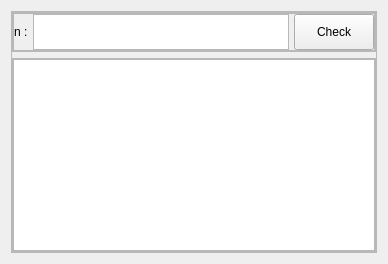
            <widget class="QWidget" name="tabNGram">
             <attribute name="title">
              <string>N-gram</string>
             </attribute>
             <layout class="QVBoxLayout" name="verticalLayout_15">
              <item>
               <widget class="QFrame" name="frame_17">
                <property name="frameShape">
                 <enum>QFrame::StyledPanel</enum>
                </property>
                <property name="frameShadow">
                 <enum>QFrame::Raised</enum>
                </property>
                <layout class="QVBoxLayout" name="verticalLayout_16">
                 <property name="leftMargin">
                  <number>0</number>
                 </property>
                 <property name="topMargin">
                  <number>0</number>
                 </property>
                 <property name="rightMargin">
                  <number>0</number>
                 </property>
                 <property name="bottomMargin">
                  <number>0</number>
                 </property>
                 <item>
                  <widget class="QFrame" name="frame_18">
                   <property name="maximumSize">
                    <size>
                     <width>16777215</width>
                     <height>40</height>
                    </size>
                   </property>
                   <property name="frameShape">
                    <enum>QFrame::StyledPanel</enum>
                   </property>
                   <property name="frameShadow">
                    <enum>QFrame::Raised</enum>
                   </property>
                   <layout class="QVBoxLayout" name="verticalLayout_17">
                    <property name="spacing">
                     <number>0</number>
                    </property>
                    <property name="leftMargin">
                     <number>0</number>
                    </property>
                    <property name="topMargin">
                     <number>0</number>
                    </property>
                    <property name="rightMargin">
                     <number>0</number>
                    </property>
                    <property name="bottomMargin">
                     <number>0</number>
                    </property>
                    <item>
                     <widget class="QFrame" name="frame_20">
                      <property name="maximumSize">
                       <size>
                        <width>16777215</width>
                        <height>40</height>
                       </size>
                      </property>
                      <property name="frameShape">
                       <enum>QFrame::StyledPanel</enum>
                      </property>
                      <property name="frameShadow">
                       <enum>QFrame::Raised</enum>
                      </property>
                      <layout class="QHBoxLayout" name="horizontalLayout_10">
                       <property name="spacing">
                        <number>5</number>
                       </property>
                       <property name="leftMargin">
                        <number>0</number>
                       </property>
                       <property name="topMargin">
                        <number>0</number>
                       </property>
                       <property name="rightMargin">
                        <number>0</number>
                       </property>
                       <property name="bottomMargin">
                        <number>0</number>
                       </property>
                       <item>
                        <widget class="QLabel" name="label_14">
                         <property name="text">
                          <string>n :</string>
                         </property>
                        </widget>
                       </item>
                       <item>
                        <widget class="QTextEdit" name="editNGram">
                         <property name="sizePolicy">
                          <sizepolicy hsizetype="Expanding" vsizetype="Expanding">
                           <horstretch>0</horstretch>
                           <verstretch>0</verstretch>
                          </sizepolicy>
                         </property>
                        </widget>
                       </item>
                       <item>
                        <widget class="QPushButton" name="btnNCheck">
                         <property name="maximumSize">
                          <size>
                           <width>16777215</width>
                           <height>40</height>
                          </size>
                         </property>
                         <property name="text">
                          <string>Check</string>
                         </property>
                        </widget>
                       </item>
                      </layout>
                     </widget>
                    </item>
                   </layout>
                  </widget>
                 </item>
                 <item>
                  <widget class="QFrame" name="frame_19">
                   <property name="frameShape">
                    <enum>QFrame::StyledPanel</enum>
                   </property>
                   <property name="frameShadow">
                    <enum>QFrame::Raised</enum>
                   </property>
                   <layout class="QHBoxLayout" name="horizontalLayout_12">
                    <property name="spacing">
                     <number>0</number>
                    </property>
                    <property name="leftMargin">
                     <number>0</number>
                    </property>
                    <property name="topMargin">
                     <number>0</number>
                    </property>
                    <property name="rightMargin">
                     <number>0</number>
                    </property>
                    <property name="bottomMargin">
                     <number>0</number>
                    </property>
                    <item>
                     <widget class="QListWidget" name="listNGram"/>
                    </item>
                   </layout>
                  </widget>
                 </item>
                </layout>
               </widget>
              </item>
             </layout>
            </widget>
